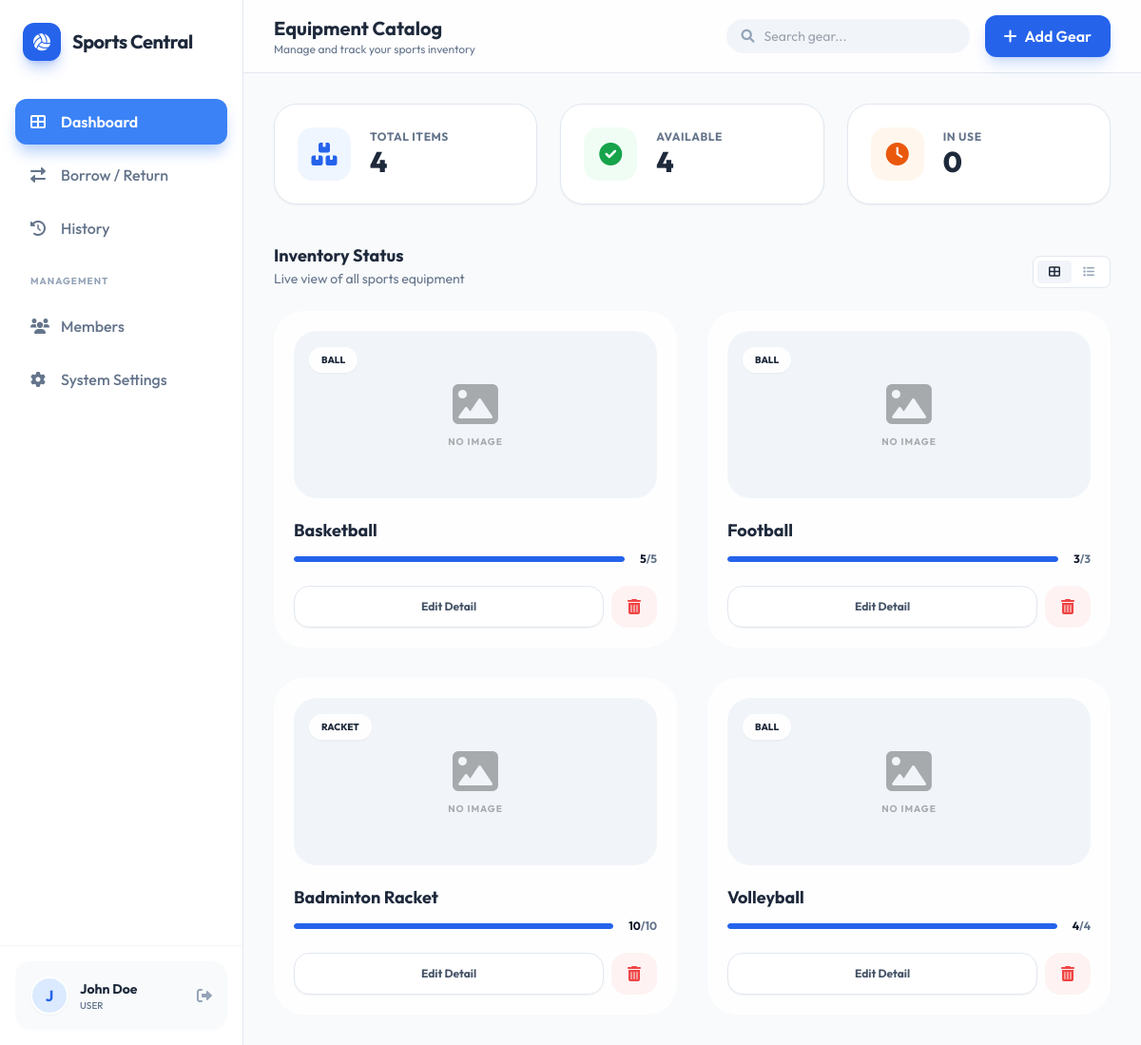
The app's page /dashboard.php (signed in) with its own data.
### tables this page shows
CREATE TABLE IF NOT EXISTS equipment (
    id INT AUTO_INCREMENT PRIMARY KEY,
    name VARCHAR(100) NOT NULL,
    category VARCHAR(50),
    total_quantity INT DEFAULT 1,
    available_quantity INT DEFAULT 1,
    status ENUM('available', 'maintenance', 'retired') DEFAULT 'available',
    image_url VARCHAR(255),
    created_at TIMESTAMP DEFAULT CURRENT_TIMESTAMP
);

### dashboard.php (the view, shortened to what this page needs)
<?php
$database = new Database();
$db = $database->getConnection();
$query = "SELECT * FROM equipment ORDER BY created_at DESC";
$stmt = $db->prepare($query);
$stmt->execute();
$equipment = $stmt->fetchAll(PDO::FETCH_ASSOC);
$total = count($equipment);
$available = 0;
foreach($equipment as $item) if($item['available_quantity'] > 0) $available++;
?>
<!DOCTYPE html>
<html lang="th">
<head>
    <script src="https://cdn.tailwindcss.com"></script>
    <link rel="stylesheet" href="https://cdnjs.cloudflare.com/ajax/libs/jquery-confirm/3.3.4/jquery-confirm.min.css">
    <link rel="stylesheet" href="https://cdnjs.cloudflare.com/ajax/libs/font-awesome/6.0.0/css/all.min.css">
</head>
<body class="flex min-h-screen">
    <aside class="sidebar w-64 bg-white border-r border-slate-200 hidden lg:flex flex-col flex-shrink-0">
        <div class="p-6">
            <div class="flex items-center gap-3">
                <div class="w-10 h-10 bg-blue-600 rounded-xl flex items-center justify-center text-white shadow-lg shadow-blue-600/30">
                    <i class="fas fa-volleyball-ball text-lg"></i>
                </div>
                <h1 class="text-xl font-bold text-slate-800 tracking-tight">Sports Central</h1>
            </div>
        </div>
        <nav class="flex-1 px-4 py-4 space-y-2 custom-scrollbar overflow-y-auto">
            <a href="dashboard.php" class="nav-link active flex items-center gap-3 px-4 py-3 rounded-xl font-semibold">
                <i class="fas fa-th-large w-5"></i> Dashboard
            </a>
            <a href="#" class="nav-link flex items-center gap-3 px-4 py-3 rounded-xl text-slate-500 font-medium">
                <i class="fas fa-exchange-alt w-5"></i> Borrow / Return
            </a>
            <a href="#" class="nav-link flex items-center gap-3 px-4 py-3 rounded-xl text-slate-500 font-medium">
                <i class="fas fa-history w-5"></i> History
            </a>
            <div class="pt-4 pb-2 px-4">
                <p class="text-[10px] font-bold text-slate-400 uppercase tracking-widest">Management</p>
            </div>
            <a href="#" class="nav-link flex items-center gap-3 px-4 py-3 rounded-xl text-slate-500 font-medium">
                <i class="fas fa-users w-5"></i> Members
            </a>
            <a href="#" class="nav-link flex items-center gap-3 px-4 py-3 rounded-xl text-slate-500 font-medium">
                <i class="fas fa-cog w-5"></i> System Settings
            </a>
        </nav>
        <div class="p-4 border-t border-slate-100">
            <div class="bg-slate-50 rounded-2xl p-4 flex items-center gap-3">
                <div class="w-10 h-10 rounded-full bg-blue-100 flex items-center justify-center text-blue-600 font-bold border-2 border-white shadow-sm">
                    <?php echo strtoupper(substr($_SESSION['full_name'], 0, 1)); ?>
                </div>
                <div class="flex-1 min-w-0">
                    <p class="text-sm font-bold text-slate-800 truncate"><?php echo $_SESSION['full_name']; ?></p>
                    <p class="text-[10px] font-medium text-slate-500 uppercase"><?php echo $_SESSION['role']; ?></p>
                </div>
                <a href="logout.php" class="text-slate-400 hover:text-red-500 transition-colors">
                    <i class="fas fa-sign-out-alt"></i>
                </a>
            </div>
        </div>
    </aside>
    <main class="flex-1 flex flex-col min-w-0 bg-slate-50 overflow-hidden">
        <header class="bg-white/80 backdrop-blur-md border-b border-slate-200 px-8 py-4 flex justify-between items-center sticky top-0 z-10">
            <div>
                <h2 class="text-xl font-bold text-slate-800">Equipment Catalog</h2>
                <p class="text-xs text-slate-500">Manage and track your sports inventory</p>
            </div>
            <div class="flex items-center gap-4">
                <div class="relative hidden md:block">
                    <i class="fas fa-search absolute left-4 top-1/2 -translate-y-1/2 text-slate-400 text-sm"></i>
                    <input type="text" placeholder="Search gear..." class="bg-slate-100 border-none rounded-full pl-10 pr-4 py-2 text-sm focus:ring-2 focus:ring-blue-500 w-64 transition-all">
                </div>
                <button onclick="addEquipment()" class="bg-blue-600 hover:bg-blue-700 text-white px-5 py-2.5 rounded-xl font-semibold flex items-center gap-2 shadow-lg shadow-blue-600/20 transition-all active:scale-95">
                    <i class="fas fa-plus"></i> <span class="hidden sm:inline">Add Gear</span>
                </button>
            </div>
        </header>
        <div class="flex-1 overflow-y-auto p-8 custom-scrollbar">
            <div class="grid grid-cols-1 md:grid-cols-3 gap-6 mb-10">
                <div class="bg-white p-6 rounded-3xl shadow-sm border border-slate-200 flex items-center gap-5">
                    <div class="w-14 h-14 bg-blue-50 rounded-2xl flex items-center justify-center text-blue-600">
                        <i class="fas fa-boxes-stacked text-2xl"></i>
                    </div>
                    <div>
                        <p class="text-slate-500 text-xs font-bold uppercase tracking-wider">Total Items</p>
                        <h4 class="text-3xl font-extrabold text-slate-800"><?php echo $total; ?></h4>
                    </div>
                </div>
                <div class="bg-white p-6 rounded-3xl shadow-sm border border-slate-200 flex items-center gap-5">
                    <div class="w-14 h-14 bg-green-50 rounded-2xl flex items-center justify-center text-green-600">
                        <i class="fas fa-check-circle text-2xl"></i>
                    </div>
                    <div>
                        <p class="text-slate-500 text-xs font-bold uppercase tracking-wider">Available</p>
                        <h4 class="text-3xl font-extrabold text-slate-800"><?php echo $available; ?></h4>
                    </div>
                </div>
                <div class="bg-white p-6 rounded-3xl shadow-sm border border-slate-200 flex items-center gap-5">
                    <div class="w-14 h-14 bg-orange-50 rounded-2xl flex items-center justify-center text-orange-600">
                        <i class="fas fa-clock text-2xl"></i>
                    </div>
                    <div>
                        <p class="text-slate-500 text-xs font-bold uppercase tracking-wider">In Use</p>
                        <h4 class="text-3xl font-extrabold text-slate-800"><?php echo $total - $available; ?></h4>
                    </div>
                </div>
            </div>
            <div class="flex justify-between items-end mb-6">
                <div>
                    <h3 class="text-lg font-bold text-slate-800">Inventory Status</h3>
                    <p class="text-sm text-slate-500">Live view of all sports equipment</p>
                </div>
                <div class="flex gap-2">
                    <div class="bg-white border border-slate-200 rounded-lg p-1 flex">
                        <button class="px-3 py-1 bg-slate-100 rounded text-slate-800 font-semibold text-xs"><i class="fas fa-th-large"></i></button>
                        <button class="px-3 py-1 text-slate-400 hover:text-slate-600 text-xs"><i class="fas fa-list"></i></button>
                    </div>
                </div>
            </div>
            <div class="grid grid-cols-1 md:grid-cols-2 xl:grid-cols-3 2xl:grid-cols-4 gap-8">
                <?php foreach($equipment as $item): ?>
                <div class="glass-card rounded-[2rem] p-5 flex flex-col group">
                    <div class="relative h-44 bg-slate-100 rounded-[1.5rem] mb-5 overflow-hidden flex items-center justify-center group-hover:shadow-inner transition-all">
                        <?php if($item['image_url']): ?>
                            <img src="<?php echo $item['image_url']; ?>" alt="<?php echo $item['name']; ?>" class="w-full h-full object-cover">
                        <?php else: ?>
                            <div class="flex flex-col items-center gap-2 opacity-30 group-hover:opacity-60 transition-opacity">
                                <i class="fas fa-image text-5xl"></i>
                                <span class="text-[10px] uppercase font-bold tracking-widest">No Image</span>
                            </div>
                        <?php endif; ?>
                        <div class="absolute top-4 left-4">
                            <span class="px-3 py-1.5 backdrop-blur-md bg-white/90 text-slate-800 text-[10px] font-extrabold uppercase rounded-full shadow-sm border border-white/50">
                                <?php echo $item['category']; ?>
                            </span>
                        </div>
                    </div>
                    <div class="flex-1">
                        <div class="flex justify-between items-start mb-2">
                            <h3 class="text-lg font-bold text-slate-800 line-clamp-1 group-hover:text-blue-600 transition-colors"><?php echo $item['name']; ?></h3>
                        </div>
                        <div class="flex items-center gap-4 mb-5">
                            <div class="flex-1 bg-slate-100 h-1.5 rounded-full overflow-hidden">
                                <div class="bg-blue-600 h-full rounded-full" style="width: <?php echo ($item['available_quantity'] / $item['total_quantity']) * 100; ?>%"></div>
                            </div>
                            <span class="text-xs font-bold text-slate-500">
                                <span class="text-slate-900"><?php echo $item['available_quantity']; ?></span>/<?php echo $item['total_quantity']; ?>
                            </span>
                        </div>
                    </div>
                    <div class="flex gap-2">
                        <button onclick="editEquipment(<?php echo htmlspecialchars(json_encode($item)); ?>)" class="flex-1 py-3 bg-white border border-slate-200 hover:border-blue-500 hover:text-blue-600 text-slate-600 rounded-2xl text-xs font-bold transition-all active:scale-95 shadow-sm">
                            Edit Detail
                        </button>
                        <button onclick="deleteEquipment(<?php echo $item['id']; ?>)" class="w-12 h-11 bg-red-50 hover:bg-red-100 text-red-500 rounded-2xl flex items-center justify-center transition-all active:scale-95">
                            <i class="fas fa-trash-alt"></i>
                        </button>
                    </div>
                </div>
                <?php endforeach; ?>
            </div>
        </div>
    </main>
</body>
</html>

### dashboard.php (style rules this page uses)
body { font-family: 'Outfit', 'Prompt', sans-serif; background-color: #f8fafc; }
.sidebar { transition: all 0.3s cubic-bezier(0.4, 0, 0.2, 1); }
.glass-card { background: rgba(255, 255, 255, 0.8); backdrop-filter: blur(12px); border: 1px solid rgba(255, 255, 255, 0.5); transition: all 0.3s ease; }
.nav-link { transition: all 0.2s ease; }
.nav-link.active { background: #3b82f6; color: white; box-shadow: 0 10px 15px -3px rgba(59, 130, 246, 0.4); }

### records on screen
equipment: shows "NO IMAGE", category "BALL", name "Basketball", available_quantity "5", total_quantity "5"
equipment: shows "NO IMAGE", category "BALL", name "Football", available_quantity "3", total_quantity "3"
equipment: shows "NO IMAGE", category "RACKET", name "Badminton Racket", available_quantity "10", total_quantity "10"
equipment: shows "NO IMAGE", category "BALL", name "Volleyball", available_quantity "4", total_quantity "4"

### other values on screen
substr($_SESSION['full_name'], 0, 1) "J"
$_SESSION['full_name'] "John Doe"
$_SESSION['role'] "USER"
$total "4"
$available "4"
$total - $available "0"
